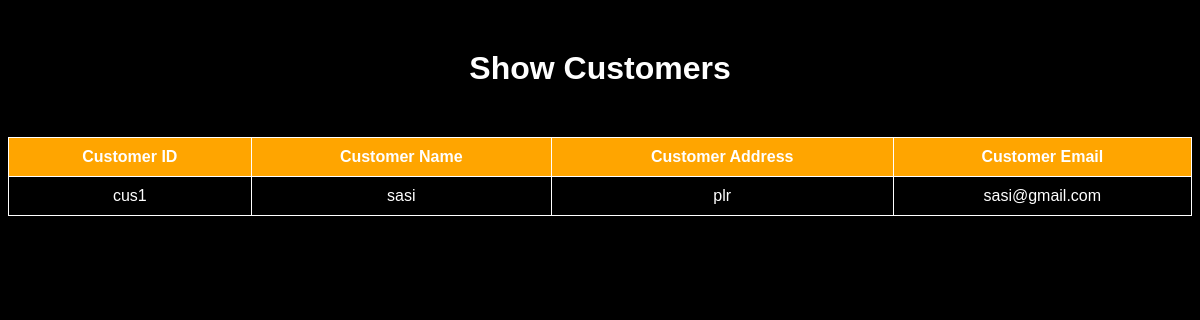
The page /show-customers on the database as committed earlier.
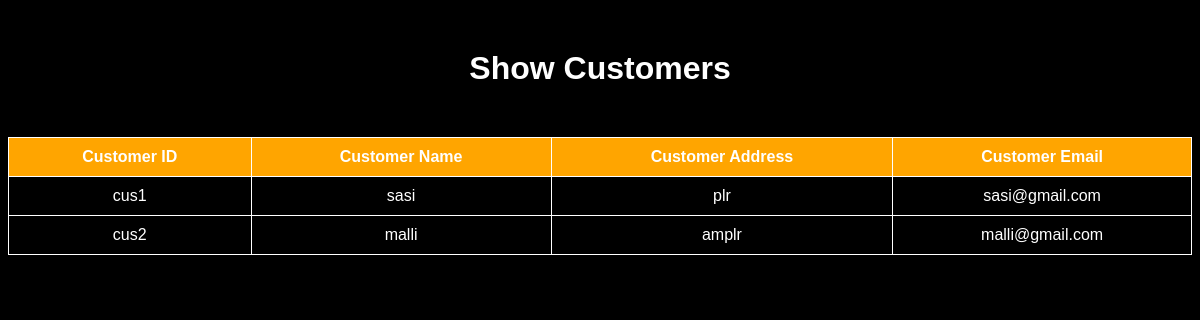
The same page on the database as committed later.
### tables this page shows
CREATE TABLE CUSTOMER(CUSTOMER_ID VARCHAR(30), CUSTOMER_NAME VARCHAR(40), CUSTOMER_ADDRESS VARCHAR(30), CUSTOMER_EMAIL VARCHAR(40));

### ims.py (the view)
@app.route('/show-customers')
def customer_show():
    conn = sqlite3.connect('sql.db')
    cn = conn.cursor()
    cn.execute("select * from customer")
    data = []
    for i in cn.fetchall():
        customer = {}
        customer['customer_id']=i[0]
        customer['customer_name']=i[1]
        customer['customer_address']=i[2]
        customer['customer_email']=i[3]
        data.append(customer)
    return render_template('showcustomers.html',data = data)

### templates/showcustomers.html (shortened to what this page needs)
<!DOCTYPE html>
<html>
<head>
</head>
<body>
    <h1>Show Customers</h1>
    <div class="table-container fade-in">
        <table>
            <tr>
                <th>Customer ID</th>
                <th>Customer Name</th>
                <th>Customer Address</th>
                <th>Customer Email</th>
            </tr>
            {% for customer in data %}
                <tr>
                    <td>{{ customer.customer_id }}</td>
                    <td>{{ customer.customer_name }}</td>
                    <td>{{ customer.customer_address }}</td>
                    <td>{{ customer.customer_email }}</td>
                </tr>
            {% endfor %}
        </table>
    </div>
</body>
</html>

### templates/showcustomers.html (style rules this page uses)
body { font-family: Arial, sans-serif; background-color: #000; color: #fff; }
h1 { text-align: center; margin-top: 50px; }
.table-container { margin-top: 50px; text-align: center; }
table { width: 100%; border-collapse: collapse; }
th, td { padding: 10px; border: 1px solid #fff; color: #fff; }
th { background-color: #FFA500; }
.fade-in { animation: fadeIn 1s ease-in-out; }

Rows that differ between the two databases and show on the page:
added CUSTOMER: customer_id "cus2", customer_name "malli", customer_address "amplr", customer_email "malli@gmail.com"
